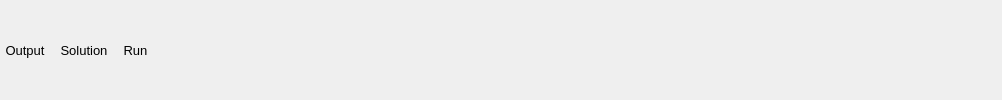
           <widget class="QWidget" name="tab_Simulation">
            <attribute name="title">
             <string>Simulation</string>
            </attribute>
            <layout class="QHBoxLayout" name="horizontalLayout_10">
             <property name="spacing">
              <number>5</number>
             </property>
             <property name="leftMargin">
              <number>0</number>
             </property>
             <property name="topMargin">
              <number>0</number>
             </property>
             <property name="rightMargin">
              <number>0</number>
             </property>
             <property name="bottomMargin">
              <number>0</number>
             </property>
             <item>
              <widget class="QToolButton" name="toolButton_output">
               <property name="minimumSize">
                <size>
                 <width>30</width>
                 <height>30</height>
                </size>
               </property>
               <property name="font">
                <font>
                 <family>Microsoft JhengHei UI</family>
                 <pointsize>10</pointsize>
                 <bold>false</bold>
                </font>
               </property>
               <property name="toolTip">
                <string>Open</string>
               </property>
               <property name="styleSheet">
                <string notr="true">border:none;</string>
               </property>
               <property name="text">
                <string>Output</string>
               </property>
               <property name="icon">
                <iconset resource="image.qrc">
                 <normaloff>:/img/output.png</normaloff>:/img/output.png</iconset>
               </property>
               <property name="iconSize">
                <size>
                 <width>30</width>
                 <height>30</height>
                </size>
               </property>
               <property name="toolButtonStyle">
                <enum>Qt::ToolButtonTextUnderIcon</enum>
               </property>
              </widget>
             </item>
             <item>
              <widget class="QToolButton" name="toolButton_solution">
               <property name="minimumSize">
                <size>
                 <width>30</width>
                 <height>30</height>
                </size>
               </property>
               <property name="font">
                <font>
                 <family>Microsoft JhengHei UI</family>
                 <pointsize>10</pointsize>
                 <bold>false</bold>
                </font>
               </property>
               <property name="toolTip">
                <string>Open</string>
               </property>
               <property name="styleSheet">
                <string notr="true">border:none;</string>
               </property>
               <property name="text">
                <string>Solution</string>
               </property>
               <property name="icon">
                <iconset resource="image.qrc">
                 <normaloff>:/img/Solution.png</normaloff>:/img/Solution.png</iconset>
               </property>
               <property name="iconSize">
                <size>
                 <width>30</width>
                 <height>30</height>
                </size>
               </property>
               <property name="toolButtonStyle">
                <enum>Qt::ToolButtonTextUnderIcon</enum>
               </property>
              </widget>
             </item>
             <item>
              <widget class="QToolButton" name="toolButton_run">
               <property name="minimumSize">
                <size>
                 <width>30</width>
                 <height>30</height>
                </size>
               </property>
               <property name="font">
                <font>
                 <family>Microsoft JhengHei UI</family>
                 <pointsize>10</pointsize>
                 <bold>false</bold>
                </font>
               </property>
               <property name="toolTip">
                <string>Open</string>
               </property>
               <property name="styleSheet">
                <string notr="true">border:none;</string>
               </property>
               <property name="text">
                <string>Run</string>
               </property>
               <property name="icon">
                <iconset resource="image.qrc">
                 <normaloff>:/img/run.png</normaloff>:/img/run.png</iconset>
               </property>
               <property name="iconSize">
                <size>
                 <width>30</width>
                 <height>30</height>
                </size>
               </property>
               <property name="toolButtonStyle">
                <enum>Qt::ToolButtonTextUnderIcon</enum>
               </property>
              </widget>
             </item>
             <item>
              <spacer name="horizontalSpacer_5">
               <property name="orientation">
                <enum>Qt::Horizontal</enum>
               </property>
               <property name="sizeHint" stdset="0">
                <size>
                 <width>849</width>
                 <height>20</height>
                </size>
               </property>
              </spacer>
             </item>
            </layout>
           </widget>
